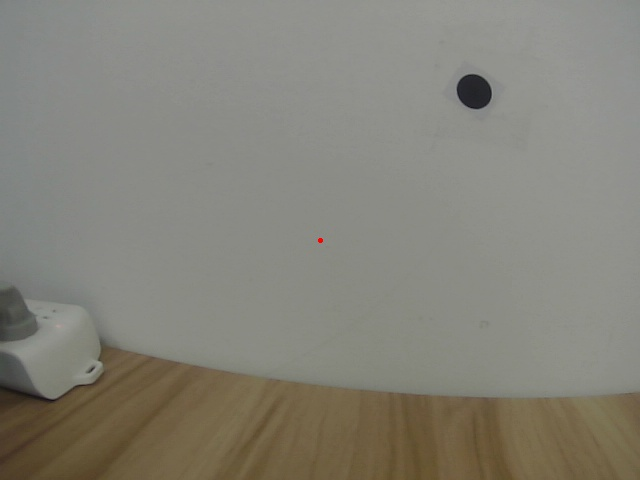
//> input picture dataset/00001.jpg, 640 x 480 px, given in place of the camera
$ ./camera_test   (built with g++ and OpenCV 4)
//> lines starting //> are read from the running program, lines starting //| are printed output that depends on the picture; after the words box and inside, x2 and y2 are one past the last pixel; in counts of white or black regions, pixels touching at a corner belong together
//
// Created by kono on 18-5-16.
//
#include <opencv2/opencv.hpp>
#include <iostream>
#include <fstream>
#include <string>
#include <vector>
using namespace std;
using namespace cv;

// windows and trackbars name
const std::string windowName = "Demo";

bool isCircleContour(vector<Point>& contour, double minRadius)
{
	bool isCircle = false;

	double perimeter = arcLength(contour, false);
	Rect rect = boundingRect(contour);
//	double r = (rect.width + rect.height) / 4.0;    //半径约等于轮廓外接矩的边长/2
	double r = min(rect.width, rect.height) / 2.0;

	double area = contourArea(contour);

	double pi = 3.1415926;

	double circle_area = pi * r * r;

	if (fabs(circle_area - area) / area < 0.1
		&& fabs(rect.width - rect.height) / rect.width < 0.1)
	{
		isCircle = true;
	}

	// [20 lines of commented-out code are left out]
	return isCircle;
}

int main(int argc, char **argv)
{
	VideoCapture cap(0);
	Mat frame;
	Mat frame_hsv;
	Mat frame_gray;
	vector<Vec3f> circles;
	vector<vector<Point>> contours;

	while (cap.isOpened())
	{
		//图像预处理
		cap >> frame;
//> frame is the input picture: 480 rows x 640 cols, CV_8UC3; mean B, G, R 120.1, 130.1, 132.3
		cvtColor(frame, frame_hsv, COLOR_BGR2HSV);
//> frame_hsv: 480 rows x 640 cols, CV_8UC3; mean H, S, V 34.5, 29.2, 133.3
		cvtColor(frame, frame_gray, COLOR_BGR2GRAY);
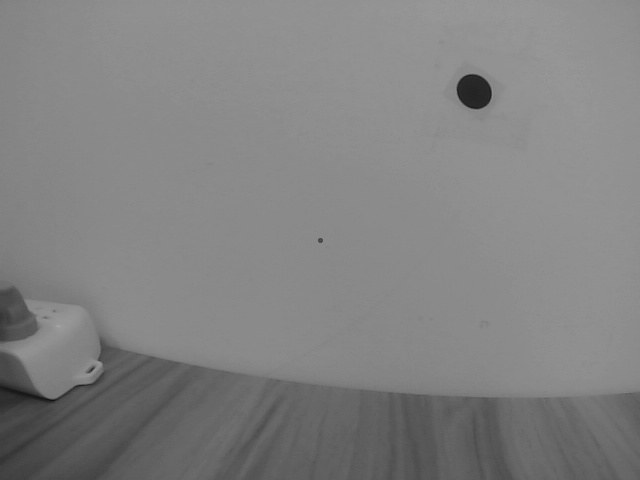
//> frame_gray: 480 rows x 640 cols, CV_8UC1; min 15, max 163, mean 129.6

		Mat mask;
		inRange(frame_hsv, Scalar(0, 0, 0), Scalar(190, 255, 50), mask);
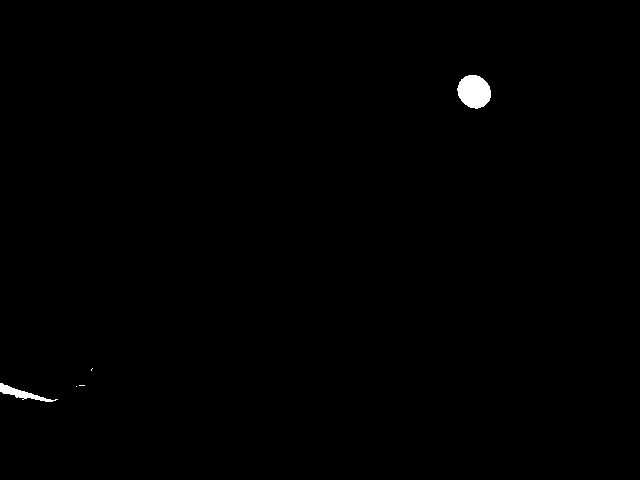
//> mask: 480 rows x 640 cols, CV_8UC1; 0.4% white; 5 white regions (3 under 20 px)
		imshow("hsv", frame_hsv);
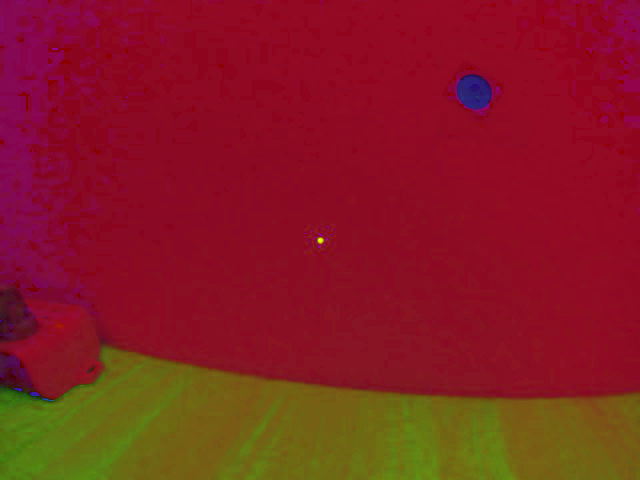
//> window 'hsv': 480 rows x 640 cols, CV_8UC3; mean B, G, R 34.5, 29.2, 133.3
		imshow("mask", mask);
		erode(mask, mask, NULL, Point(-1, -1), 2);
		imshow("erode", mask);
		dilate(mask, mask, NULL, Point(-1, -1), 2);
		imshow("dilate", mask);
		findContours(mask, contours, RETR_EXTERNAL, CHAIN_APPROX_SIMPLE);
//> contours = 5 contours, 3 with area under 20; largest, box (x1, y1, x2, y2) and area: (457, 75, 491, 109) 829, (0, 383, 58, 402) 268

		Point2f center;
		float radius;
		Moments mu;
		vector<Point> contour;
		float maxArea = 0.0;

		if (!contours.empty())
		{
			for (auto i : contours)
			{
				if (contourArea(i) > maxArea && isCircleContour(i, 1))
				{
					maxArea = contourArea(i);
					contour = i;
					minEnclosingCircle(i, center, radius);
					mu = moments(i);
					center = Point(int(mu.m10 / mu.m00), int(mu.m01 / mu.m00));
					if (radius > 0)
					{
						circle(frame, center, radius, Scalar(0, 0, 255), 3);
					}
				}
			}
//> this loop made 5 passes
//> (perimeter in isCircleContour, rect in isCircleContour, r in isCircleContour, area in isCircleContour, circle_area in isCircleContour, maxArea, radius) on pass 5: (100.6, Rect(457, 75, 34, 34), 17, 829, 907.9, 829, 17.59)
//> i on passes 1, 2, 4: 1 Point (x, y): [76, 386], 2 Points (x, y): [79, 385], [84, 385], 4 Points (x, y): [92, 368], [91, 369], [91, 370], [91, 369]
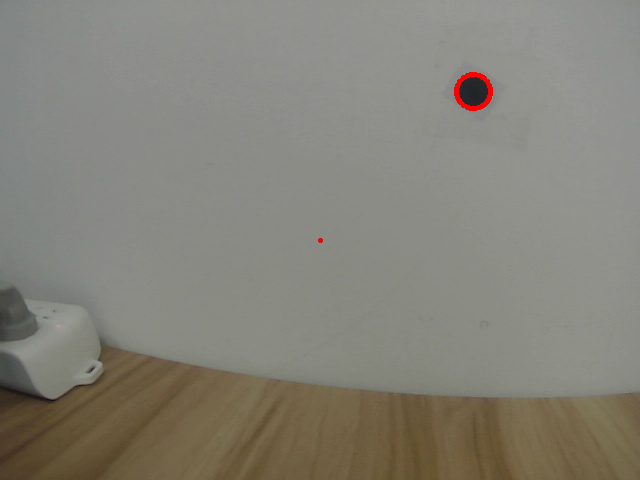
//> frame: 480 rows x 640 cols, CV_8UC3; 0.17% of pixels changed, all inside (x1, y1, x2, y2) = (454, 72, 493, 111)
//> after the loop, maxArea = 829; contour = contour of 43 points, box (x1, y1, x2, y2) (457, 75, 491, 109), area 829; radius = 17.59; mu = moments, m00 829, centre m10/m00, m01/m00 = (473.8, 91.2)
			//            cout << contours.size() << endl;
			for (int i = 0; i < contours.size(); i++)
			{
				drawContours(frame, contours, i, Scalar(255, 0, 0));
			}
//> this loop made 5 passes
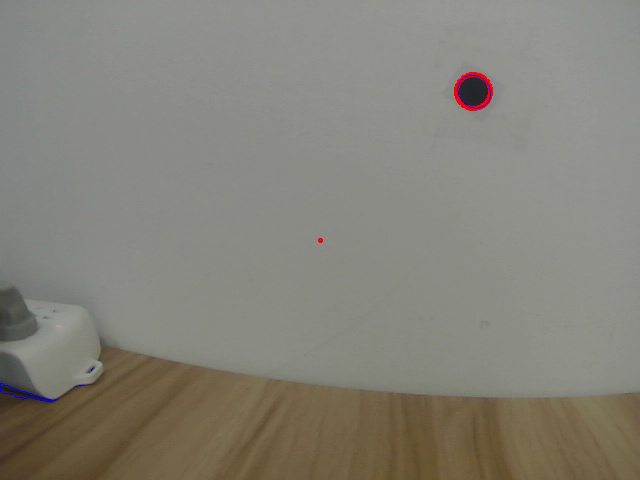
//> frame: 480 rows x 640 cols, CV_8UC3; 0.07% of pixels changed, all inside (x1, y1, x2, y2) = (0, 75, 491, 402)
			// [6 lines of commented-out code are left out]
		}
		// [4 lines of commented-out code are left out]


		imshow(windowName, frame);

		int opt = waitKey(30);
//> the 'q' key is pressed
		if (opt == 'p')
		{
			waitKey(0);
		}
		else if (opt == 'q')
		{
			break;
		}
	}
	return 0;
}

$ run again, on dataset/00003.jpg
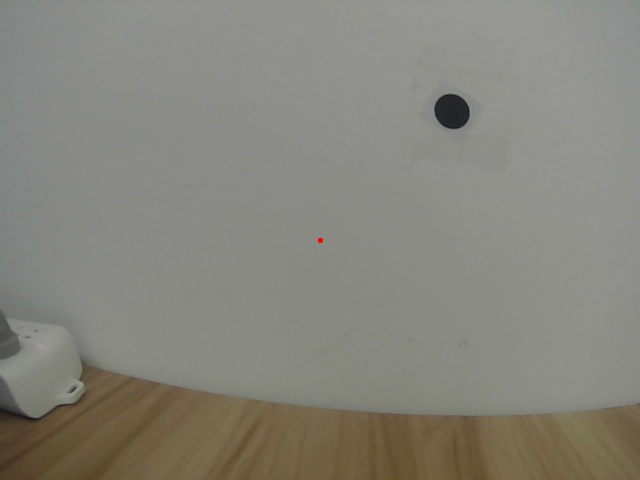
//> input picture dataset/00003.jpg, 640 x 480 px, given in place of the camera
//> frame is the input picture: 480 rows x 640 cols, CV_8UC3; mean B, G, R 123.5, 132.5, 134
//> frame_hsv: 480 rows x 640 cols, CV_8UC3; mean H, S, V 35.2, 25.1, 135
//> `inRange(frame_hsv, Scalar(0, 0, 0), Scalar(190, 255, 50), mask);`:
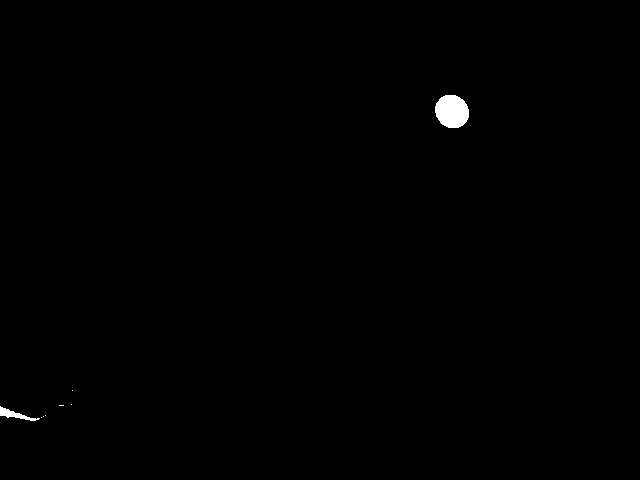
//> mask: 480 rows x 640 cols, CV_8UC1; 0.36% white; 8 white regions (6 under 20 px)
//> contours = 8 contours, 6 with area under 20; largest, box (x1, y1, x2, y2) and area: (435, 95, 469, 128) 845, (0, 406, 40, 421) 158
//> the loop `for (auto i : contours)` made 8 passes
//> (perimeter in isCircleContour, rect in isCircleContour, r in isCircleContour, area in isCircleContour, circle_area in isCircleContour, maxArea, radius) on pass 8: (98.91, Rect(435, 95, 34, 33), 16.5, 845, 855.3, 845, 17.54)
//> after the loop `for (auto i : contours)`: maxArea = 845; contour = contour of 48 points, box (x1, y1, x2, y2) (435, 95, 469, 128), area 845; radius = 17.54; mu = moments, m00 845, centre m10/m00, m01/m00 = (451.6, 111)
//> the loop `for (int i = 0; i < contours.size(); i++)` made 8 passes
//> after the loop `for (int i = 0; i < contours.size(); i++)`:
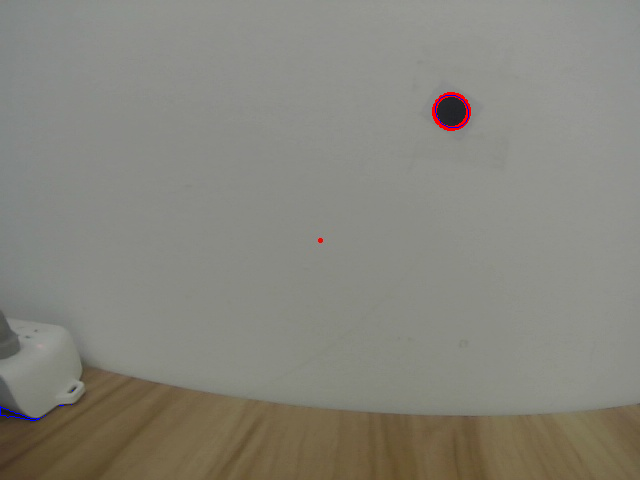
//> frame: 480 rows x 640 cols, CV_8UC3; mean B, G, R 123.5, 132.4, 134.2

$ run again, on dataset/00004.jpg
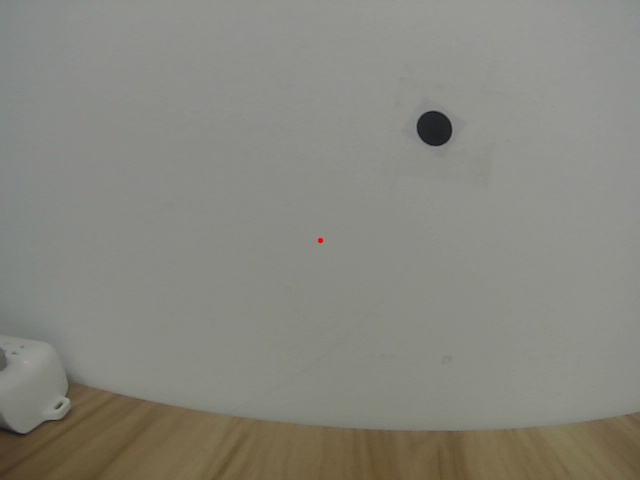
//> input picture dataset/00004.jpg, 640 x 480 px, given in place of the camera
//> frame is the input picture: 480 rows x 640 cols, CV_8UC3; mean B, G, R 125.9, 134.3, 135.2
//> frame_hsv: 480 rows x 640 cols, CV_8UC3; mean H, S, V 35.6, 22.1, 136.2
//> `inRange(frame_hsv, Scalar(0, 0, 0), Scalar(190, 255, 50), mask);`:
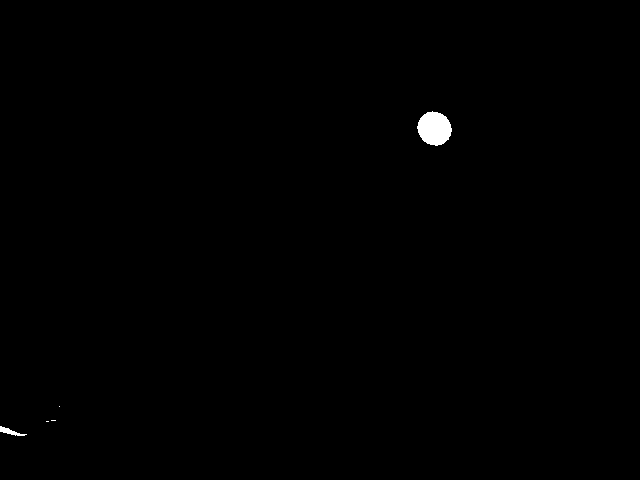
//> mask: 480 rows x 640 cols, CV_8UC1; 0.33% white; 5 white regions (3 under 20 px)
//> contours = 5 contours, 3 with area under 20; largest, box (x1, y1, x2, y2) and area: (417, 111, 452, 146) 856, (0, 426, 27, 436) 76
//> the loop `for (auto i : contours)` made 5 passes
//> i on passes 2 to 4: 2 Points (x, y): [46, 421], [48, 421], 2 Points (x, y): [51, 420], [55, 420], 1 Point (x, y): [59, 406]
//> after the loop `for (auto i : contours)`: maxArea = 0; center = Point(0, 0); radius = 0; mu = moments, m00 0
//> the loop `for (int i = 0; i < contours.size(); i++)` made 5 passes
//> after the loop `for (int i = 0; i < contours.size(); i++)`:
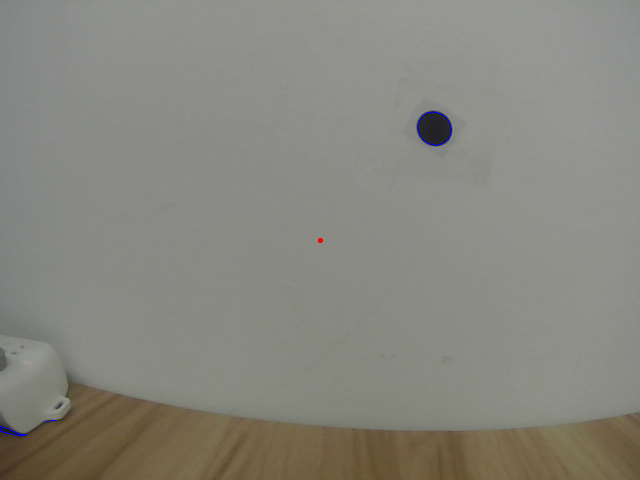
//> frame: 480 rows x 640 cols, CV_8UC3; 0.05% of pixels changed, all inside (x1, y1, x2, y2) = (0, 111, 452, 436)
